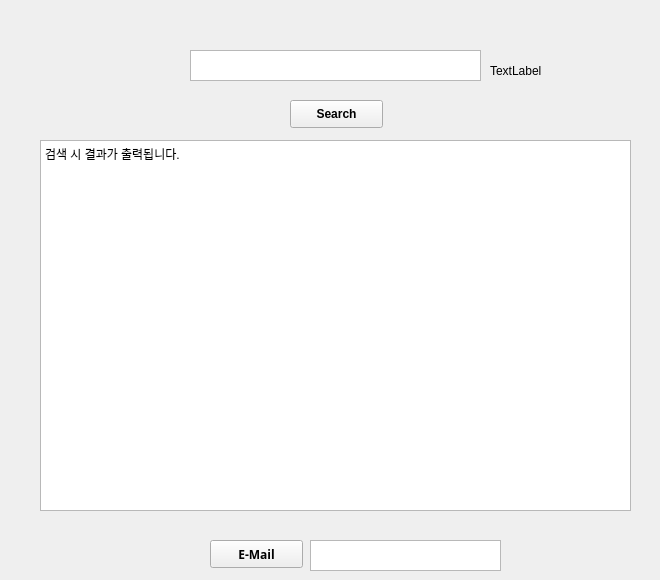
   <widget class="QWidget" name="tab_2">
    <attribute name="title">
     <string>Search(ID)</string>
    </attribute>
    <widget class="QPushButton" name="pushButton_3">
     <property name="geometry">
      <rect>
       <x>290</x>
       <y>100</y>
       <width>93</width>
       <height>28</height>
      </rect>
     </property>
     <property name="font">
      <font>
       <weight>75</weight>
       <bold>true</bold>
      </font>
     </property>
     <property name="text">
      <string>Search</string>
     </property>
    </widget>
    <widget class="QTextEdit" name="textEdit_5">
     <property name="geometry">
      <rect>
       <x>190</x>
       <y>50</y>
       <width>291</width>
       <height>31</height>
      </rect>
     </property>
    </widget>
    <widget class="QTextBrowser" name="textBrowser_3">
     <property name="geometry">
      <rect>
       <x>40</x>
       <y>140</y>
       <width>591</width>
       <height>371</height>
      </rect>
     </property>
     <property name="html">
      <string>&lt;!DOCTYPE HTML PUBLIC &quot;-//W3C//DTD HTML 4.0//EN&quot; &quot;http://www.w3.org/TR/REC-html40/strict.dtd&quot;&gt;
&lt;html&gt;&lt;head&gt;&lt;meta name=&quot;qrichtext&quot; content=&quot;1&quot; /&gt;&lt;style type=&quot;text/css&quot;&gt;
p, li { white-space: pre-wrap; }
&lt;/style&gt;&lt;/head&gt;&lt;body style=&quot; font-family:'휴먼매직체'; font-size:9pt; font-weight:400; font-style:normal;&quot;&gt;
&lt;p style=&quot; margin-top:0px; margin-bottom:0px; margin-left:0px; margin-right:0px; -qt-block-indent:0; text-indent:0px;&quot;&gt;&lt;span style=&quot; font-family:'Gulim';&quot;&gt;검색 시 결과가 출력됩니다.&lt;/span&gt;&lt;/p&gt;&lt;/body&gt;&lt;/html&gt;</string>
     </property>
    </widget>
    <widget class="QLabel" name="idPic2">
     <property name="geometry">
      <rect>
       <x>490</x>
       <y>20</y>
       <width>161</width>
       <height>101</height>
      </rect>
     </property>
     <property name="text">
      <string>TextLabel</string>
     </property>
    </widget>
    <widget class="QPushButton" name="pushButton_7">
     <property name="geometry">
      <rect>
       <x>210</x>
       <y>540</y>
       <width>93</width>
       <height>28</height>
      </rect>
     </property>
     <property name="font">
      <font>
       <family>휴먼매직체</family>
       <weight>75</weight>
       <bold>true</bold>
      </font>
     </property>
     <property name="text">
      <string>E-Mail</string>
     </property>
    </widget>
    <widget class="QTextBrowser" name="textBrowser_17">
     <property name="geometry">
      <rect>
       <x>310</x>
       <y>540</y>
       <width>191</width>
       <height>31</height>
      </rect>
     </property>
     <property name="html">
      <string>&lt;!DOCTYPE HTML PUBLIC &quot;-//W3C//DTD HTML 4.0//EN&quot; &quot;http://www.w3.org/TR/REC-html40/strict.dtd&quot;&gt;
&lt;html&gt;&lt;head&gt;&lt;meta name=&quot;qrichtext&quot; content=&quot;1&quot; /&gt;&lt;style type=&quot;text/css&quot;&gt;
p, li { white-space: pre-wrap; }
&lt;/style&gt;&lt;/head&gt;&lt;body style=&quot; font-family:'휴먼매직체'; font-size:9pt; font-weight:400; font-style:normal;&quot;&gt;
&lt;p style=&quot;-qt-paragraph-type:empty; margin-top:0px; margin-bottom:0px; margin-left:0px; margin-right:0px; -qt-block-indent:0; text-indent:0px; font-family:'Gulim';&quot;&gt;&lt;br /&gt;&lt;/p&gt;&lt;/body&gt;&lt;/html&gt;</string>
     </property>
    </widget>
   </widget>
